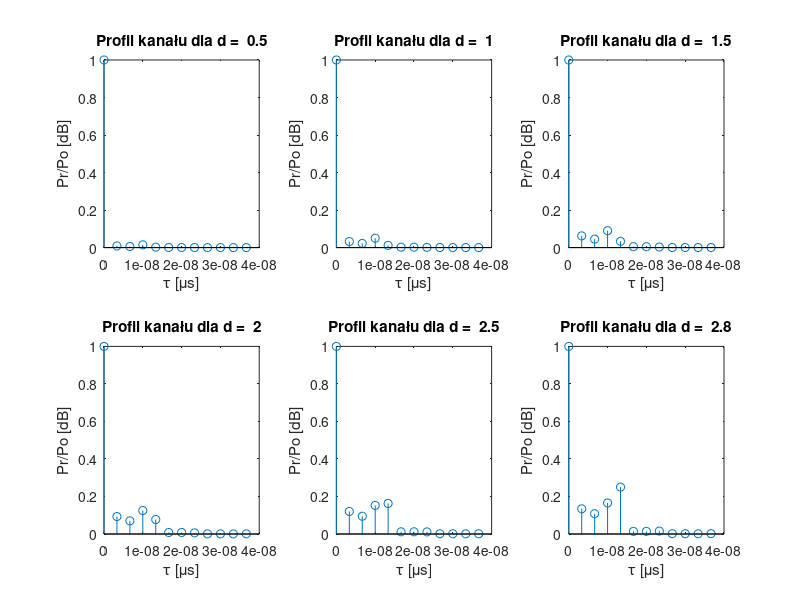
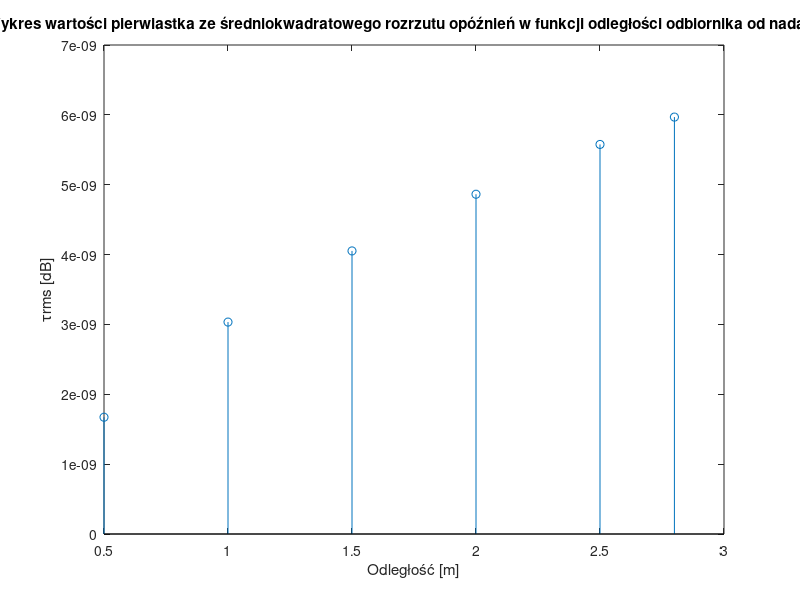
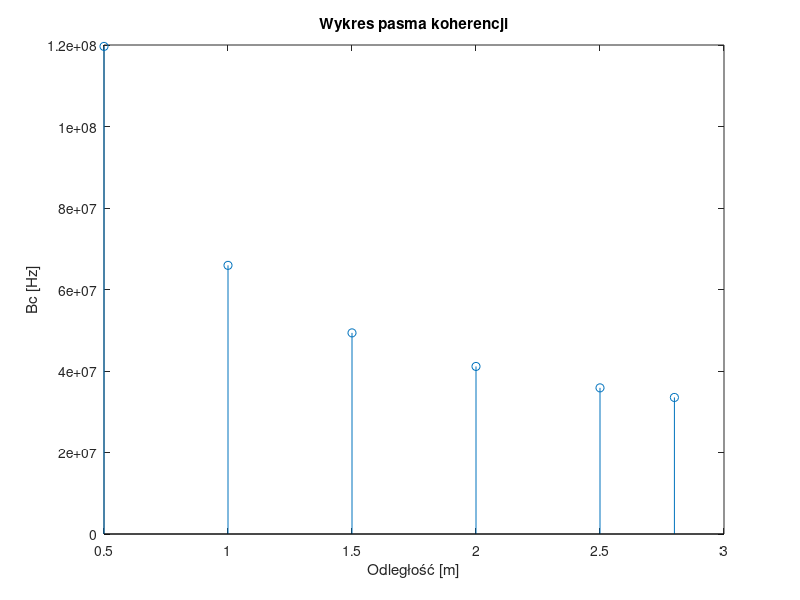

Source code (MATLAB) for these figures, in order:
clear;
clear all;
f = 3.6 * 10^9;               %częstotliwość
c = 3 * 10^8;                 %prędkość światła
d_max = 2.8;                  %długość pokoju
s_max = 2.6;                  %szerokość pokoju
h_max = 2.6;                  %wysokość pokoju
step1 = 0.005;   
a = -0.5;                       %współczynnik odbicia
h_anten = 1;                  %wysokość anteny
%d = [1:step1:d_max];          %zakres dla zadania 1

d = [0.5 1 1.5 2 2.5 2.8];
absprpo = [];
for i = 1 : 1 : 6
    %%%%%%%%%%%%%%%%%%%%%%%%%%%%%%%%%%%%%%%%%%%%%%%%%%%%%%%%%%%%%%%%%%%%%%%%%%%
    fTXlosRX(i) = 2 * pi * f * (d(i) ./ c); %LOS
    prpolos(i) = (1 ./ d(i)) .* exp(-1i .* fTXlosRX(1,i));
    absprpolos(1,i) = (abs(prpolos(1,i))) .^ 2;
    absprpo(1,i) = absprpolos(1,i);

    %%%%%%%%%%%%%%%%%%%%%%%%%%%%%%%%%%%%%%%%%%%%%%%%%%%%%%%%%%%%%%%%%%%%%%%%%%%
    dsc(i) = hypot(d(i), s_max);
    dsu(i) = hypot(d(i), (2 * (h_max - 1)));
    dpo(i) = hypot (d(i), (2 * h_anten));
    dscp(i) = (2 * d_max) - d(i);
    fTXscRX = 2 * pi * f * (dsc(i) ./ c); %ściana
    fTXsuRX = 2 * pi * f * (dsu(i) ./ c); %sufit
    fTXpoRX = 2 * pi * f * (dpo(i) ./ c); %podłoga
    fTXscpRX = 2 * pi * f * (dscp(i) ./ c); %ściana w linii LOS
    prposc = ((a ./ dsc(i)) .* exp(-1i .* fTXscRX));
    prposu = ((a ./ dsu(i)) .* exp(-1i .* fTXsuRX));
    prpopo = ((a ./ dpo(i)) .* exp(-1i .* fTXpoRX));
    prposcp = ((a ./ dscp(i)) .* exp(-1i .* fTXscpRX));
    absprposc = (abs(prposc))^2;
    absprpo(2,i) = absprposc;
    absprposu = (abs(prposu))^2;
    absprpo(3,i) = absprposu;
    absprpopo = (abs(prpopo))^2;
    absprpo(4,i) = absprpopo;
    absprposcp = (abs(prposcp))^2;
    absprpo(5,i) = absprposcp;
    %%%%%%%%%%%%%%%%%%%%%%%%%%%%%%%%%%%%%%%%%%%%%%%%%%%%%%%%%%%%%%%%%%%%%%%%%%%
    dscsc(i) = hypot(d(i), (2 * s_max)); %ściana + ściana
    dsupo(i) = hypot(d(i), (2 * h_max)); %sufit/podłoga + podłoga/sufit
    dscscp(i) = (3 * d_max) - d(i); % %tył + przód w lini LOS
    fTXscscRX = 2 * pi * f * (dscsc(i) ./ c); 
    fTXsupoRX = 2 * pi * f * (dsupo(i) ./ c); 
    fTXscscpRX = 2 * pi * f * (dscscp(i) ./ c); 
    prposcsc = (((a * a) ./ dscsc(i)) .* exp(-1i .* fTXscscRX));
    prposupo = (((a * a) ./ dsupo(i)) .* exp(-1i .* fTXsupoRX));
    prposcscp = (((a * a) ./ dscscp(i)) .* exp(-1i .* fTXscscpRX));
    absprposcsc = (abs(prposcsc))^2;
    absprpo(6,i) = absprposcsc;
    absprposupo = (abs(prposupo))^2;
    absprpo(7,i) = absprposupo;
    absprposcscp = (abs(prposcscp))^2;
    absprpo(8,i) = absprposcscp;
    %%%%%%%%%%%%%%%%%%%%%%%%%%%%%%%%%%%%%%%%%%%%%%%%%%%%%%%%%%%%%%%%%%%%%%%%%%%
    dscscsc(i) = hypot(d(i), (3 * s_max)); %ściana + ściana + ściana
    dsuposu(i) = hypot(d(i), (2 * (h_max + (h_max - h_anten)))); %sufit + podłoga + sufit
    dposupo(i) = hypot(d(i), (3 * (h_max + h_anten))); %podłoga + sufit + podłoga
    dscscscp(i) = (4 * d_max) - d(i); %tył + przód + tył w lini LOS
    fTXscscscRX = 2 * pi * f * (dscscsc(i) ./ c); 
    fTXsuposuRX = 2 * pi * f * (dsuposu(i) ./ c);
    fTXposupoRX = 2 * pi * f * (dposupo(i) ./ c);
    fTXscscscpRX = 2 * pi * f * (dscscscp(i) ./ c); 
    prposcscsc = (((a * a * a) ./ dscscsc(i)) .* exp(-1i .* fTXscscscRX));
    prpoposupo = (((a * a * a) ./ dsuposu(i)) .* exp(-1i .* fTXsuposuRX));
    prposuposu = (((a * a * a) ./ dposupo(i)) .* exp(-1i .* fTXposupoRX));
    prposcscscp = (((a * a * a) ./ dscscscp(i)) .* exp(-1i .* fTXscscscpRX));
    absprposcscsc = (abs(prposcscsc))^2;
    absprpo(9,i) = absprposcscsc;
    absprpoposupo = (abs(prpoposupo))^2;
    absprpo(10,i) = absprpoposupo;
    absprposuposu = (abs(prposuposu))^2;
    absprpo(11,i) = absprposuposu;
    absprposcscscp = (abs(prposcscscp))^2;
    absprpo(12,i) = absprposcscscp;
end
%%%%%%%%%%%%%%%%%%%%%%%%%%%%%%%%%%%%%%%%%%%%%%%%%%%%%%%%%%%%%%%%%%%%%%%%%%%
ds = ([d, dsc, dsu, dpo, dscp, dscsc, dsupo, dscscp, dscscsc, dsuposu, dposupo, dscscscp]);
ds = reshape(1:72, 12,6);
Tauds = ds / c;
%Tauds = [Taud Taudsc Taudsu Taudpo Taudscp Taudscsc Taudsupo Taudscscp Taudscscsc Taudsuposu Taudposupo Taudscscscp];
%%%%%%%%%%%%%%%%%%%%%%%%%%%%%%%%%%%%%%%%%%%%%%%%%%%%%%%%%%%%%%%%%%%%%%%%%%%
% deltaTaudsc = Taudsc - Taud;
% deltaTaudsu = Taudsu - Taud;
% deltaTaudpo = Taudpo - Taud;
% deltaTaudscp = Taudscp - Taud;
% deltaTaudscsc = Taudscsc - Taud;
% deltaTaudsupo = Taudsupo - Taud;
% deltaTaudscscp = Taudscscp - Taud;
% deltaTaudscscsc = Taudscscsc - Taud;
% deltaTaudsuposu = Taudsuposu - Taud;
% deltaTaudposupo = Taudposupo - Taud;
% deltaTaudscscscp = Taudscscscp - Taud;
%%%%%%%%%%%%%%%%%%%%%%%%%%%%%%%%%%%%%%%%%%%%%%%%%%%%%%%%%%%%%%%%%%%%%%%%%%%
deltaTauds = Tauds - Tauds(1,:);
PrxPr1 = absprpo ./ absprpolos;

for i = 1 : 1 : 6
    x = deltaTauds(:,i);
    y = PrxPr1(:,i);
    subplot(2,3,i)
    stem(x, y)
    title(['Profil kanału dla d =  ', num2str(d(i))]);
    xlabel('τ [μs]');
    ylabel('Pr/Po [dB]');
end
%%%%%%%%%%%%%%%%%%%%%%%%%%%%%%%%%%%%%%%%%%%%%%%%%%%%%%%%%%%%%%%%%%%%%%%%%%%
for i = 1 : 1 : 6
    AvgTau(i) = (sum(Tauds(:,i) .* PrxPr1(:,i))) / (sum(PrxPr1(:,i)));
    SquareAvgTau(i) = (sum((Tauds(:,i) .^2) .* (PrxPr1(:,i)))) / (sum(PrxPr1(:,i)));
    TauRMS(i) = sqrt((SquareAvgTau(i)) - (AvgTau(i) .^ 2));
end
figure
stem(d,TauRMS)
title('Wykres wartości pierwiastka ze średniokwadratowego rozrzutu opóźnień w funkcji odległości odbiornika od nadajnika');
xlabel('Odległość [m]');
ylabel('τrms [dB]');

for i = 1 : 1 : 6
    Bc50(i) = 1 / (5 .* TauRMS(i));
end
figure
stem(d,Bc50)
title('Wykres pasma koherencji');
xlabel('Odległość [m]');
ylabel('Bc [Hz]');